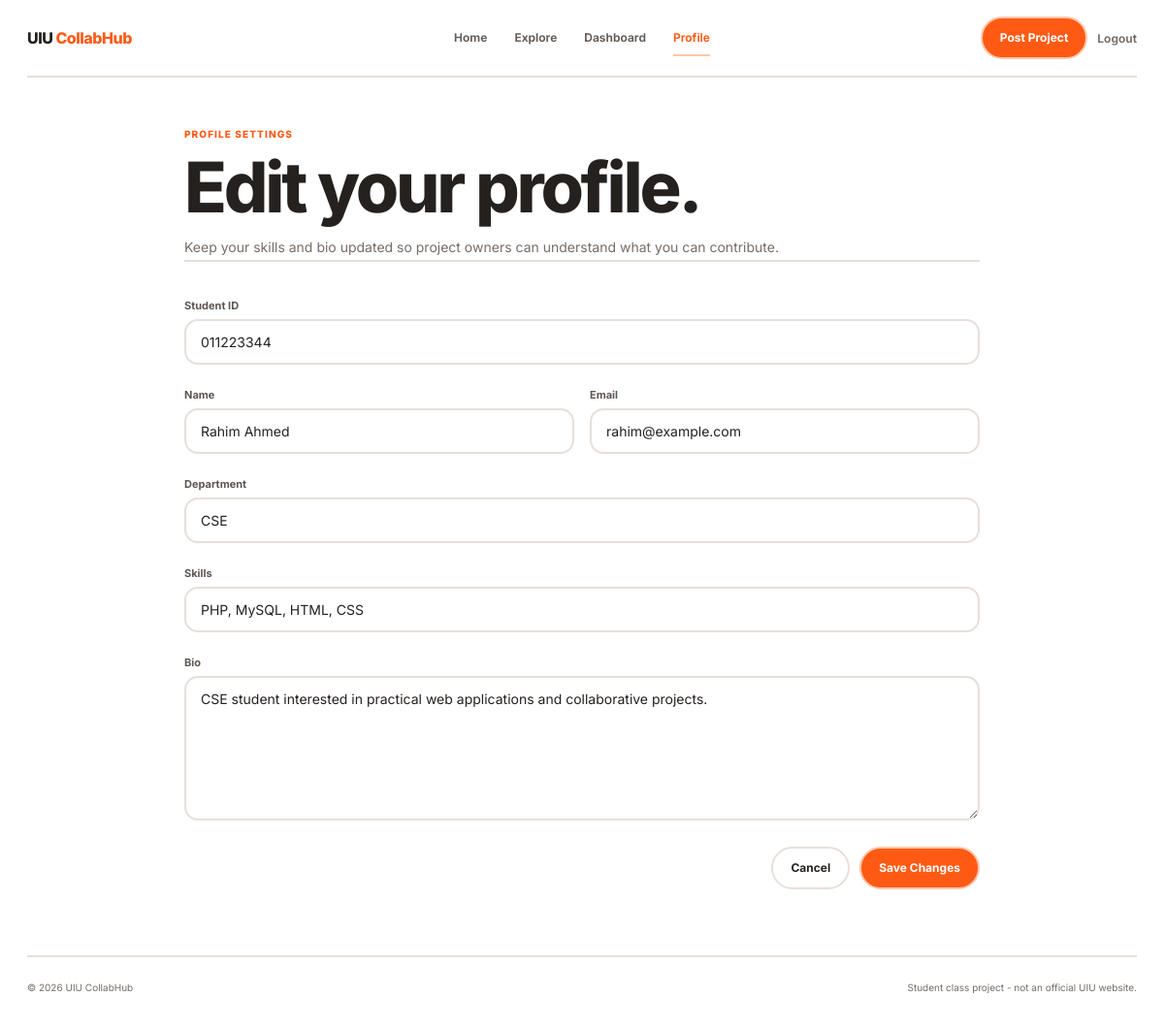
The page /edit_profile.php (signed in) on the database its author committed.
### tables this page shows
CREATE TABLE IF NOT EXISTS users (
    user_id INT PRIMARY KEY AUTO_INCREMENT,
    student_id VARCHAR(20) UNIQUE NOT NULL,
    name VARCHAR(60) NOT NULL,
    email VARCHAR(80) NOT NULL,
    department VARCHAR(30) NOT NULL,
    password VARCHAR(255) NOT NULL,
    security_question VARCHAR(150) NOT NULL,
    security_answer VARCHAR(255) NOT NULL,
    skills VARCHAR(255),
    bio VARCHAR(500)
);

### edit_profile.php (the view, shortened to what this page needs)
<?php
include 'db.php';
$user_id = (int)$_SESSION['user_id'];
$result = $conn->query("SELECT * FROM users WHERE user_id=$user_id");
$user = $result->fetch_assoc();
?>
<!DOCTYPE html>
<html lang="en">
<head>
    <link rel="stylesheet" href="style.css">
</head>
<body>
<?php include 'navbar.php'; ?>
<main class="page-container narrow-page">
    <header>
        <p class="page-kicker">Profile settings</p>
        <h1 class="page-heading">Edit your profile.</h1>
        <p class="page-copy">Keep your skills and bio updated so project owners can understand what you can contribute.</p>
    </header>
    <section class="form-card">
        <form method="post">
            <div class="form-grid">
                <div class="form-field full">
                    <label>Student ID</label>
                    <input type="text" value="<?= htmlspecialchars($user['student_id']) ?>" disabled>
                </div>
                <div class="form-field">
                    <label>Name</label>
                    <input type="text" name="name" value="<?= htmlspecialchars($user['name']) ?>" required>
                </div>
                <div class="form-field">
                    <label>Email</label>
                    <input type="email" name="email" value="<?= htmlspecialchars($user['email']) ?>" required>
                </div>
                <div class="form-field full">
                    <label>Department</label>
                    <input type="text" name="department" value="<?= htmlspecialchars($user['department']) ?>" required>
                </div>
                <div class="form-field full">
                    <label>Skills</label>
                    <input type="text" name="skills" value="<?= htmlspecialchars($user['skills']) ?>" placeholder="HTML, CSS, PHP, MySQL">
                </div>
                <div class="form-field full">
                    <label>Bio</label>
                    <textarea name="bio" rows="7" placeholder="Tell other students about yourself..."><?= htmlspecialchars($user['bio']) ?></textarea>
                </div>
            </div>
            <div class="form-actions">
                <a class="button-link" href="profile.php?id=<?= $user_id ?>">Cancel</a>
                <button class="primary" type="submit" name="saveBtn">Save Changes</button>
            </div>
        </form>
    </section>
</main>
<?php include 'footer.php'; ?>
</body>
</html>

### style.css (style rules this page uses)
* { box-sizing: border-box; }
:root { --orange: #ff5a14; --orange-light: #ffc6aa; --orange-soft: #fff5f0; --orange-pale: #fffaf7; --text: #24211f; --muted: #756d68; --line: #e8dfda; --line-strong: #d8cdc7; --success-bg: #edf8f0; --success-text: #25633a; --danger-bg: #fff0f0; --danger-text: #a43a3a; --warning-bg: #fff8e7; --warning-text: #815e13; }
html { scroll-behavior: smooth; }
body { margin: 0; background: #ffffff; color: var(--text); font-family: "Inter", Arial, Helvetica, sans-serif; }
a { color: inherit; text-decoration: none; }
button, input, select, textarea { font: inherit; }
button { cursor: pointer; }
button, .button-link, .small-button, .mini-action { display: inline-flex; align-items: center; justify-content: center; min-height: 44px; padding: 0 18px; border: 2px solid var(--line); border-radius: 999px; background: #ffffff; color: var(--text); font-weight: 700; font-size: 12px; line-height: 1; transition: border-color .15s ease, color .15s ease, background-color .15s ease; }
.button-link.primary, button.primary, .small-button.primary { background: var(--orange); color: #ffffff; border-color: var(--orange-light); }
.page-container { width: min(1200px, calc(100% - 56px)); margin: 0 auto; padding: 52px 0 68px; }
.narrow-page { max-width: 820px; }
.page-kicker { margin: 0 0 12px; color: var(--orange); font-size: 10px; font-weight: 800; text-transform: uppercase; letter-spacing: 0.11em; }
.page-heading { margin: 0; font-size: clamp(42px, 6vw, 72px); line-height: 1.02; letter-spacing: -0.045em; font-weight: 780; }
.page-copy { max-width: 620px; margin: 14px 0 0; color: var(--muted); font-size: 14px; line-height: 1.75; }
input, select, textarea { width: 100%; border: 2px solid var(--line); border-radius: 14px; background: #ffffff; color: var(--text); padding: 13px 15px; outline: none; font-size: 14px; }
input::placeholder, textarea::placeholder { color: #a49389; }
textarea { resize: vertical; min-height: 130px; }
.form-card { padding: 30px 0 0; border-top: 2px solid var(--line); }
form { display: flex; flex-direction: column; gap: 9px; }
.form-grid { display: grid; grid-template-columns: 1fr 1fr; gap: 16px; }
.form-grid .full { grid-column: 1 / -1; }
.form-field { display: flex; flex-direction: column; gap: 7px; }
label { margin-top: 8px; color: #5e5651; font-size: 11px; font-weight: 700; }
.form-actions { display: flex; justify-content: flex-end; gap: 10px; margin-top: 18px; }

### rows shown on the page
users: student "011223344", name "Rahim Ahmed", email "rahim@example.com", department "CSE", skills "PHP, MySQL, HTML, CSS", bio "CSE student interested in practical web applications and collaborative projects."
